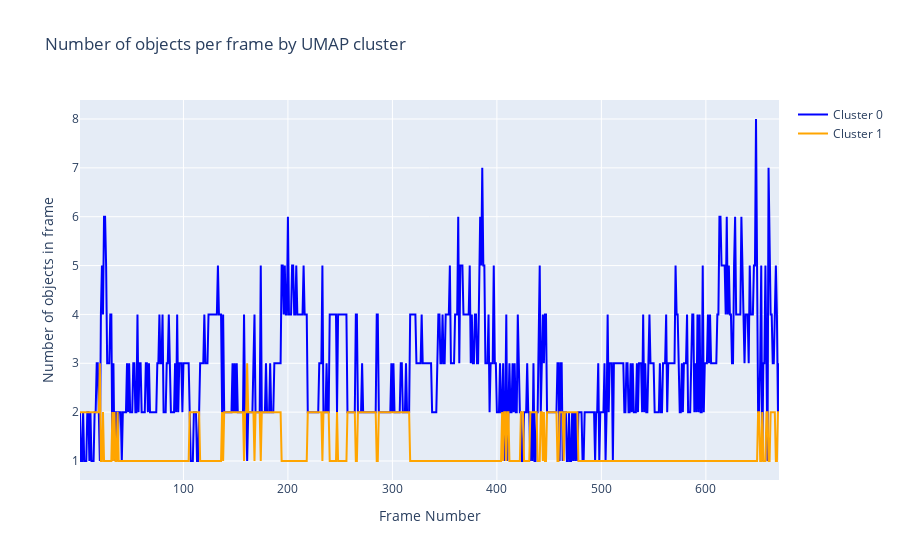

The notebook cell saved with this chart:
### Code cell
# Group the data by umap cluster label and frame number,
# and count the instances of each combination
grouped_df = df.groupby(['umap_cluster_label', 'frame_number']).size().reset_index(name='count')

# Create a trace for each umap cluster label
traces = []
for label in grouped_df['umap_cluster_label'].unique():
    color = 'blue' if label == 0 else 'orange'  # set the color based on the label
    trace = go.Scatter(
        x=grouped_df[grouped_df['umap_cluster_label'] == label]['frame_number'],
        y=grouped_df[grouped_df['umap_cluster_label'] == label]['count'],
        mode='lines',
        name='Cluster ' + str(label),
        line=dict(color=color, width=2, dash='solid')
    )
    traces.append(trace)

# Create a layout for the chart
layout = go.Layout(
    title='Number of objects per frame by UMAP cluster',
    xaxis=dict(title='Frame Number'),
    yaxis=dict(title='Number of objects in frame')
)

# Create a figure object
fig = go.Figure(data=traces, layout=layout)

# Show the chart
fig.show()

### Figure 1 — Plotly figure (JSON) as saved in the notebook; plotly's stock layout.template omitted (floating-point values rounded to 4 significant figures; data arrays with more than 128 entries replaced by an {"elided": "..."} marker saying what was removed)
{"data": [{"line": {"color": "blue", "dash": "solid", "width": 2}, "mode": "lines", "name": "Cluster 0", "type": "scatter", "x": {"elided": "669 int values"}, "y": {"elided": "669 int values"}}, {"line": {"color": "orange", "dash": "solid", "width": 2}, "mode": "lines", "name": "Cluster 1", "type": "scatter", "x": {"elided": "654 int values"}, "y": {"elided": "654 int values"}}], "layout": {"autosize": true, "title": {"text": "Number of objects per frame by UMAP cluster"}, "xaxis": {"autorange": true, "range": [1, 670], "title": {"text": "Frame Number"}, "type": "linear"}, "yaxis": {"autorange": true, "range": [0.6111, 8.389], "title": {"text": "Number of objects in frame"}, "type": "linear"}}}
